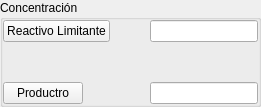
                              <widget class="QGroupBox" name="groupBox_2">
                               <property name="title">
                                <string>Concentración</string>
                               </property>
                               <layout class="QVBoxLayout" name="verticalLayout_70">
                                <property name="spacing">
                                 <number>0</number>
                                </property>
                                <property name="leftMargin">
                                 <number>0</number>
                                </property>
                                <property name="topMargin">
                                 <number>0</number>
                                </property>
                                <property name="rightMargin">
                                 <number>0</number>
                                </property>
                                <property name="bottomMargin">
                                 <number>0</number>
                                </property>
                                <item>
                                 <layout class="QHBoxLayout" name="horizontalLayout_51">
                                  <property name="spacing">
                                   <number>0</number>
                                  </property>
                                  <item>
                                   <widget class="QPushButton" name="calcular_a">
                                    <property name="text">
                                     <string>Reactivo Limitante</string>
                                    </property>
                                   </widget>
                                  </item>
                                  <item>
                                   <spacer name="horizontalSpacer_6">
                                    <property name="orientation">
                                     <enum>Qt::Horizontal</enum>
                                    </property>
                                    <property name="sizeHint" stdset="0">
                                     <size>
                                      <width>40</width>
                                      <height>20</height>
                                     </size>
                                    </property>
                                   </spacer>
                                  </item>
                                  <item>
                                   <widget class="QLineEdit" name="concentracion_reactivo_limitante_calculo"/>
                                  </item>
                                 </layout>
                                </item>
                                <item>
                                 <spacer name="verticalSpacer_37">
                                  <property name="orientation">
                                   <enum>Qt::Vertical</enum>
                                  </property>
                                  <property name="sizeHint" stdset="0">
                                   <size>
                                    <width>20</width>
                                    <height>40</height>
                                   </size>
                                  </property>
                                 </spacer>
                                </item>
                                <item>
                                 <layout class="QHBoxLayout" name="horizontalLayout_52">
                                  <property name="spacing">
                                   <number>0</number>
                                  </property>
                                  <item>
                                   <widget class="QPushButton" name="calcular_producto">
                                    <property name="text">
                                     <string>Productro</string>
                                    </property>
                                   </widget>
                                  </item>
                                  <item>
                                   <spacer name="horizontalSpacer_7">
                                    <property name="orientation">
                                     <enum>Qt::Horizontal</enum>
                                    </property>
                                    <property name="sizeHint" stdset="0">
                                     <size>
                                      <width>40</width>
                                      <height>20</height>
                                     </size>
                                    </property>
                                   </spacer>
                                  </item>
                                  <item>
                                   <widget class="QLineEdit" name="concentracion_producto_calculo_edit"/>
                                  </item>
                                 </layout>
                                </item>
                               </layout>
                              </widget>
